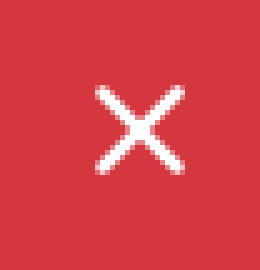
#> input picture sources/smallX.png, 52 x 54 px (shown 5 times larger)
$ python main.py
#> lines starting #> are read from the running program, lines starting #| are printed output that depends on the picture
import cv2
import numpy as np
from PIL import ImageGrab
import time
import pyautogui


smallX = cv2.imread('./sources/smallX.png', cv2.IMREAD_GRAYSCALE)
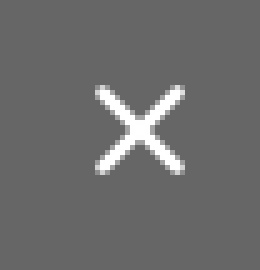
#> smallX: shape (54, 52) (shown 5 times larger); min 102, max 255, mean 108.3
delWarning = cv2.imread('./sources/deletionWarning.png', cv2.IMREAD_GRAYSCALE)
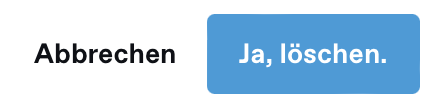
#> input picture sources/deletionWarning.png, 438 x 108 px
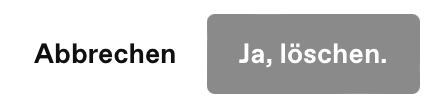
#> delWarning: shape (108, 438); min 16, max 255, mean 209.9
delConf = cv2.imread('./sources/deletionConfirmation.png', cv2.IMREAD_GRAYSCALE)
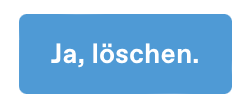
#> input picture sources/deletionConfirmation.png, 244 x 110 px
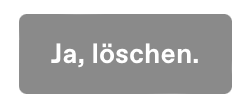
#> delConf: shape (110, 244); min 138, max 255, mean 185.5

quickDelete = 1

def getScreen():
#> (the run stopped early here; a loop or call above may not have finished)
